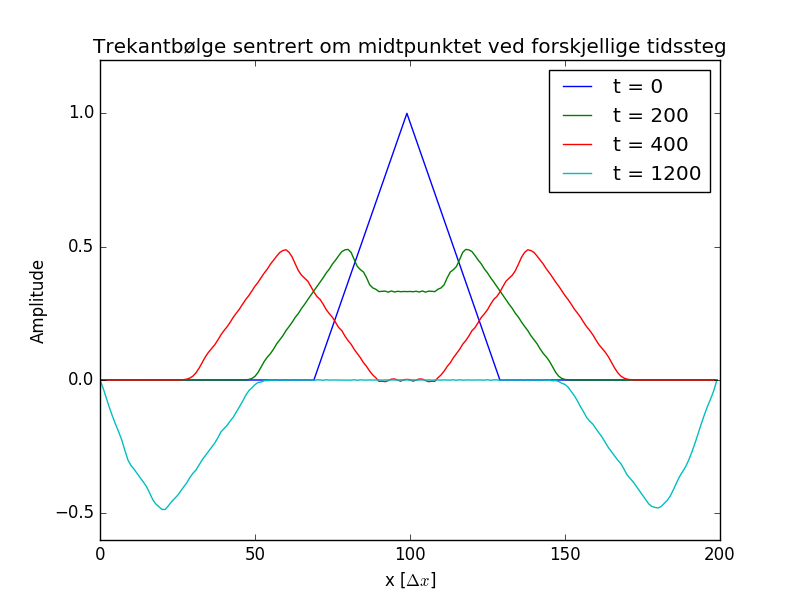

Source code (Python):
import numpy as np
import matplotlib.pyplot as plt
import matplotlib.animation as an

# Number of mass points
N = 200

# All mass points have the same mass (except endpoints):
m = 0.02*np.ones(N) # kg
m[0] = m[-1] = 1.

# Spring stiffness / constant
k = 10*np.ones(N) # kg/s^2

vB = np.sqrt(k[10]/m[10])

wave_length = N/3.5
frequency = vB/wave_length
period = 1./frequency

t_max = 10*period

print("Propagation speed: ", vB)
print("Frequency: ", frequency)

# Length of time step
dt = 0.1*np.sqrt(m[10]/k[10]) # s
numberOfTimeSteps = int(t_max/dt) + 1
print("t_max: ", t_max)
print("Time steps: ", numberOfTimeSteps)

# Matrix of the fluctuations of the string (for time and x values)
# End points are zero due to reflecting edges.
y = np.zeros([N,numberOfTimeSteps])

# Set the initial conditions, t = 0 and 
for i in range(N):
    if 70 <= i <= 99:
        y[i,0] = (i - 69.)/30.
        y[i,-1] = y[i,0]
    elif 100 <= i <= 128:
        y[i,0] = (129. - i)/30.
        y[i,-1] = y[i,0]
    else:
        y[i,0] = 0
        y[i,-1] = y[i,0]


# fig = plt.figure()
# images = []

for j in range(numberOfTimeSteps-1):
    for i in range(1,N-1):

        F_left = -k[i-1]*(y[i,j] - y[i-1,j])
        F_right = -k[i]*(y[i,j] - y[i+1,j])
        F_i = F_left + F_right

        y[i,j+1] = F_i*dt**2/m[i] + 2*y[i,j] - y[i,j-1]
    
    # images.append(plt.plot(y[:,j+1], "-b"))


plt.plot(y[:,0])
plt.plot(y[:,200])
plt.plot(y[:,400])
plt.plot(y[:,1200])
plt.title("Trekantbølge sentrert om midtpunktet ved forskjellige tidssteg")
plt.xlabel(r"x [$\Delta x$]")
plt.ylabel("Amplitude")
plt.legend(["t = 0", "t = 200", "t = 400", "t = 1200"])
plt.savefig("problem7.png")
plt.show()

# theanimation = an.ArtistAnimation(fig, images, interval=10)
# plt.show()
